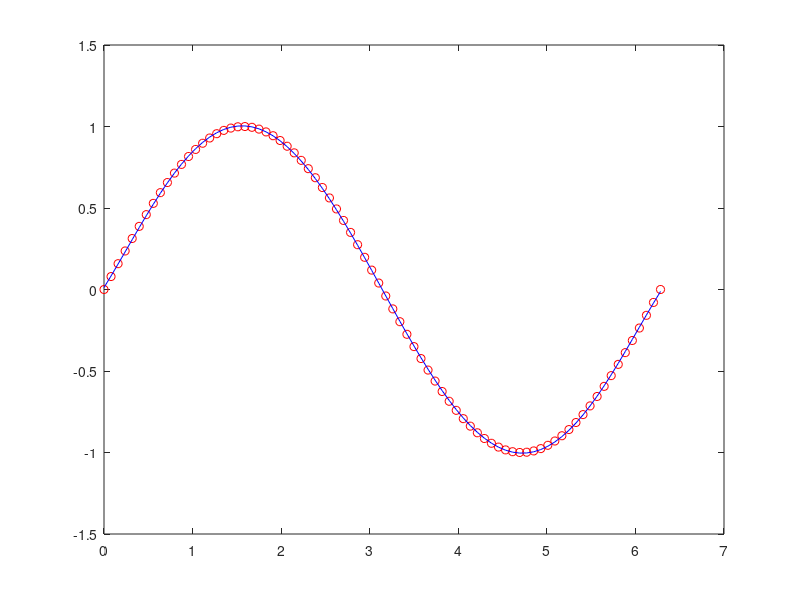

Write the MATLAB code that produced this figure.
%%
a = [1 2 3;4 5 6; 7 8 9]
c=[a;[10,11,12]]
d=c(1:3,1:2);
f= d'; %转置
g= d.'; %共轭转置
a = [1 2;3 4]+i*[5 6;7 8];

%%
A=[1 2 3;4 5 6; 7 8 9]; 
p=poly(A) %特征多项式、特征方程
r=roots(p)'

%%
a=[0 -1 2];
b=[-3 1 2];
a<b; %关系运算
~a

%%
%单矢量绘图
y=[0 0.48 0.84 1 0.91 0.6 0.14];
% hist(y)
% stem(y)
% stairs(y)
% bar(y)
% barh(y) %三维
% bar3h(y) %横向三维
% plot(y)
%双矢量绘图
% x=0:0.1:2*pi;
% y=sin(x);
% subplot(1,2,1) %排成两行一列的子图
% plot(x,y)
% subplot(1,2,2)
% semilogx(y)
x=0:pi/50:2*pi;
y1=sin(x);
y2=0.6*sin(x);
y3=0.3*sin(x);
% plot(x,y1,x,y2,x,y3) %多组变量绘图
% plotyy(x,y1,x,y2) %共用一个x轴
% 绘三维图
% 曲线图
% t=0:pi/50:10*pi;
% plot3(sin(t),cos(t),t)
%生成网格矩阵数据x和y meshgrid
% [x,y]=meshgrid(-3:0.1:3,-2:0.1:2); 
% z=(x.^2-2*x).*exp(-x.^2-y.^2-x.*y);
% mesh(x,y,z); %网格图
% surf(x,y,z); %着色图

%%
%用varargin实现任意多个多项式的积
% function a=convs(varargin)
% a=1;
% for i=1:length(varargin)
%     a=conv(a,varargin{i});
% end
% 
% P=[1 1 1];Q=[1 2];F=[1 2 3]
% D=convs(P,Q,F)


%%
%PPT最后的作业
% x=-5:0.1:5; %要执行按元素相乘，用 '.*'
% y=0.5*x.*x;
% plot(x,y,'-r')

%%
x=linspace(0,2*pi,80);
y=sin(x);
p=polyfit(x,y,6) %拟合
y1=polyval(p,x); %多项式求值函数
plot(x,y,'ro',x,y1,'b')
